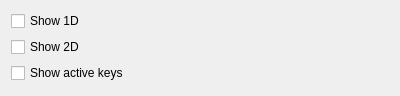
<?xml version="1.0" encoding="UTF-8"?>
<ui version="4.0">
 <class>QtNsanaBrosOptionsDialog</class>
 <widget class="QDialog" name="QtNsanaBrosOptionsDialog">
  <property name="geometry">
   <rect>
    <x>0</x>
    <y>0</y>
    <width>400</width>
    <height>96</height>
   </rect>
  </property>
  <property name="windowTitle">
   <string>Super Nsana Bros Options</string>
  </property>
  <layout class="QVBoxLayout" name="verticalLayout">
   <item>
    <widget class="QCheckBox" name="box_show_one_dimension">
     <property name="text">
      <string>Show 1D</string>
     </property>
    </widget>
   </item>
   <item>
    <widget class="QCheckBox" name="box_show_two_dimensional">
     <property name="text">
      <string>Show 2D</string>
     </property>
    </widget>
   </item>
   <item>
    <widget class="QCheckBox" name="box_show_keys">
     <property name="text">
      <string>Show active keys</string>
     </property>
    </widget>
   </item>
  </layout>
 </widget>
 <resources/>
 <connections/>
</ui>
